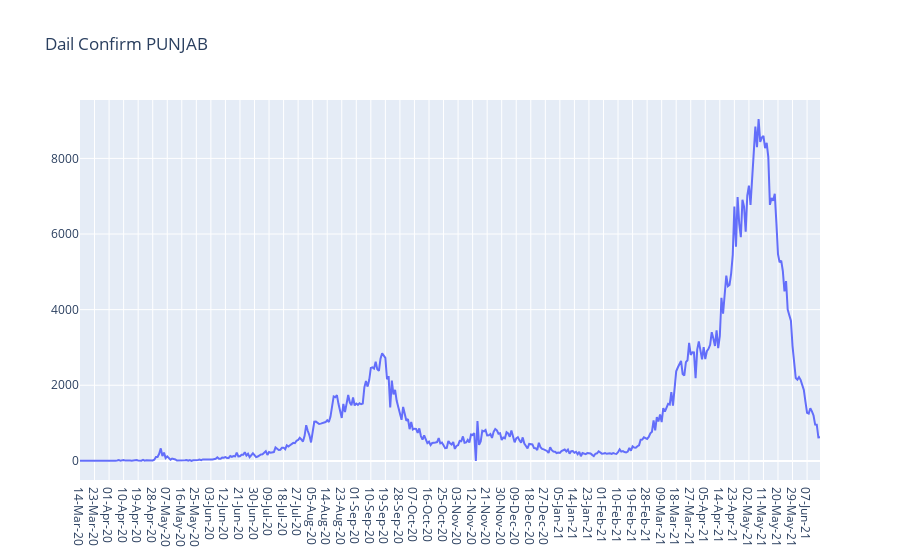

This figure's notebook cell:
### Code cell
import plotly.graph_objs as go
from plotly.offline import download_plotlyjs, init_notebook_mode, plot, iplot
init_notebook_mode(connected=True)

trace1 = go.Scatter(x=df.index,
                    y=df['PB'],
                    name = "daily confirmed cases PUNJAB"
        
                    )

layout = dict(title='Dail Confirm PUNJAB',)

fig = dict(data=[trace1], layout=layout)
iplot(fig)

### Figure 1 — Plotly figure (JSON) as saved in the notebook; plotly's stock layout.template omitted (floating-point values rounded to 4 significant figures; data arrays with more than 128 entries replaced by an {"elided": "..."} marker saying what was removed)
{"data": [{"name": "daily confirmed cases PUNJAB", "type": "scatter", "x": {"elided": "459 str values"}, "y": {"elided": "459 int values"}}], "layout": {"title": {"text": "Dail Confirm PUNJAB"}}}
